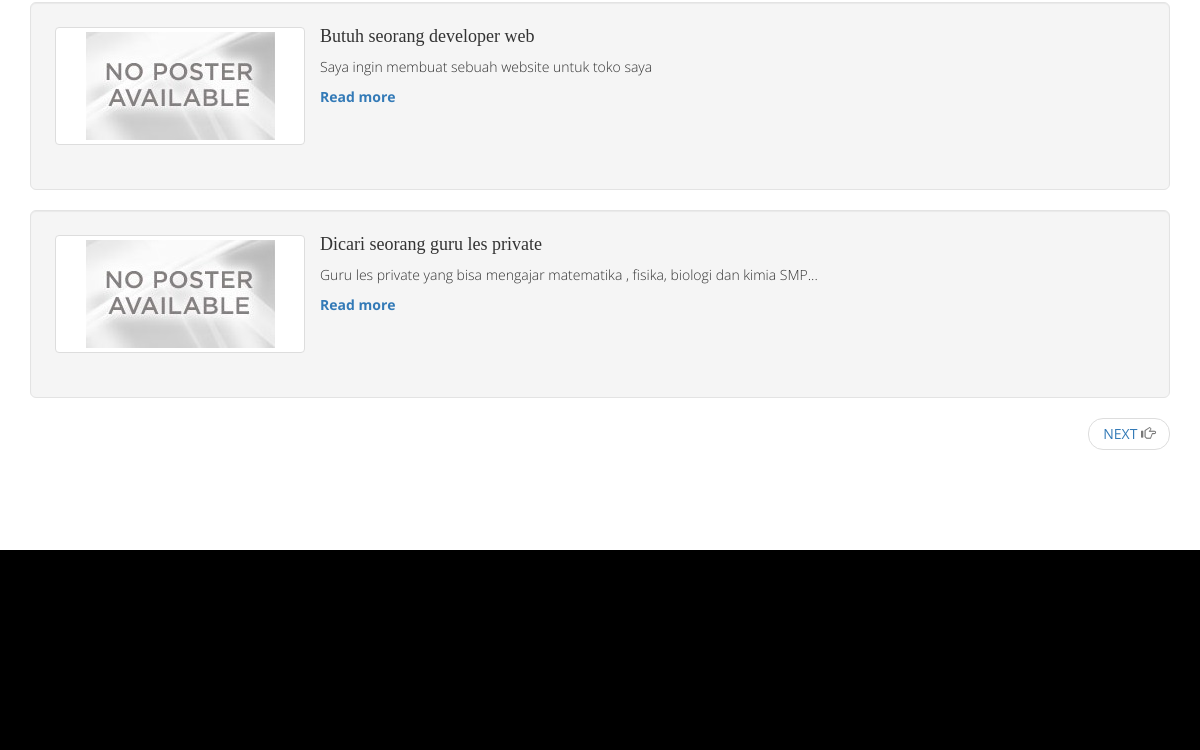
Before: /lowongan.php (lower part) with the older database file.
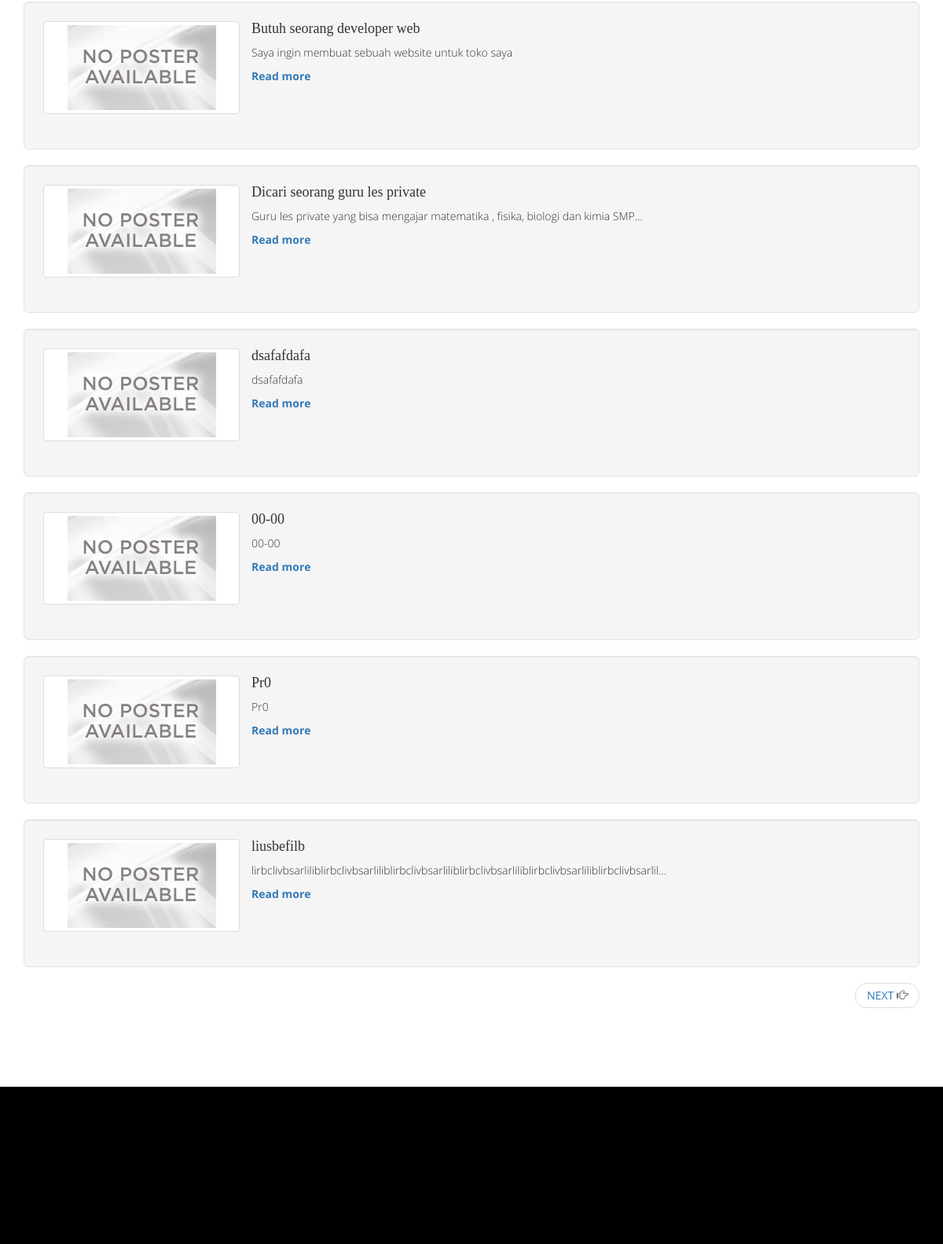
After: the same page with the newer database file.
### tables this page shows
CREATE TABLE `postingan` (
  `id_postingan` int(11) NOT NULL,
  `id_pengiklan` int(11) NOT NULL,
  `judul` varchar(255) NOT NULL,
  `deskripsi` text NOT NULL,
  `kategori` varchar(1024) NOT NULL,
  `gaji` varchar(255) NOT NULL,
  `keterangan` text,
  `tipe` varchar(255) NOT NULL,
  `pamflet` varchar(255) DEFAULT NULL,
  `durasi` int(11) NOT NULL,
  `status` varchar(20) NOT NULL,
  `tanggal` timestamp NULL DEFAULT CURRENT_TIMESTAMP,
  `lat` float(10,6) DEFAULT NULL,
  `lang` float(10,6) DEFAULT NULL,
  `approved` char(5) NOT NULL,
  `tgl_approved` timestamp NULL DEFAULT NULL,
  `dikerjakan_oleh` varchar(1024) DEFAULT NULL
);

### controller/class.postingan.php (called while the page is built, shortened)
<?php
class postingan
 {
	function get_all_rows($query, $param){
			try{
				global $pdo;
				$req = $pdo->prepare($query);
				if($param == ''){
					$req->execute();
				}else{
					$req->execute($param);
				}
				if($req->rowCount() > 0){
					$result = $req->fetchAll();
					return $result;
				}
			}catch(PDOException $e){
				echo "Error! gagal mengambil data: ".$e->getMessage();
			}
	}
	function select_active(){
		$query = "select * from postingan where datediff(current_date(),postingan.tgl_approved) < postingan.durasi";
		return $this->get_all_rows($query, '');
	}
 	function encode($input){
		$output = base64_encode(base64_encode(base64_encode(base64_encode($input))));
		return $output;
	}
 }
 ?>

### lowongan.php (the view, shortened to what this page needs)
<?php
	require_once 'controller/class.postingan.php';
	$postingan = new postingan();
	$script = new function_script();
	if(isset($_REQUEST['tipe'])){
		if($_REQUEST['tipe']=='tetap'){
			if(isset($_POST['cari']) && isset($_POST['kategori'])){
				$data = $postingan->select_by_kategori($_POST['kategori'],'Karyawan');
			}else{
				$data = $postingan->select_tipe_active('Karyawan');
			}
		}elseif($_REQUEST['tipe']=='paruh_waktu'){
			if(isset($_POST['cari']) && isset($_POST['kategori'])){
				$data = $postingan->select_by_kategori($_POST['kategori'],'kontrak');
			}else{
				$data = $postingan->select_tipe_active('kontrak');
			}
		}else{
			$script->redirect('lowongan');
		}
	}elseif(isset($_POST['cari']) && isset($_POST['kategori'])){
		$data = $postingan->select_by_kategori($_POST['kategori'],'');
	}else{
		$data = $postingan->select_active();
	}
?>
<!DOCTYPE html>
<html lang="en">
<head>
	<?php include 'view/source2.php'; ?>
</head>
<body>
	<div class="welcome">
		<div class="container">
			<br><br>
	<?php
		if(count($data)>0){
			foreach ($data as $row){
			echo "
			<div class='well well-lg' style='text-align: justify;''>
				<div class='row'>
				  	<div class='col-xs-6 col-md-3'>
				    	<a href='detail.php?id=".$postingan->encode($row['id_postingan'])."' class='thumbnail'>
				      	<img src='assets/images/noposter.jpg' alt='...'>
				    	</a>
				  	</div>
				  	<h4>".$row['judul']." </h4>
				  	<p>";
				if(strlen($row['deskripsi'])>50){
					echo substr($row['deskripsi'],0,100).'...';
				}else{
					echo $row['deskripsi'];
				}
			echo	"
				  	<br></p>
            		<a class='remo' href='detail.php?id=".$postingan->encode($row['id_postingan'])."'><b>Read more</b></a>
				</div>
			</div>";
			}
		}
	?>
			<nav>
			  <ul class="pager">
			    <li class="next"><a href="#">NEXT  <span aria-hidden="true"><div class="glyphicon glyphicon-hand-right"></div></span></a></li>
			  </ul>
			</nav>
		</div>
	</div>
	<?php include 'view/footer.php'; ?>
</body>
</html>

Changed rows visible on the page:
now on this page (row edited): postingan: judul "dsafafdafa", deskripsi "dsafafdafa"
added postingan: judul "00-00", deskripsi "00-00"
added postingan: judul "Pr0", deskripsi "Pr0"
added postingan: judul "liusbefilb", deskripsi "lirbclivbsarliliblirbclivbsarliliblirbclivbsarliliblirbclivbsarliliblirbclivbsarliliblirbclivbsarlil"
